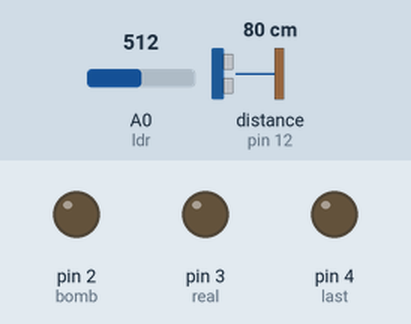
A sketch run on a simulated Arduino Uno, built with avr-gcc and run on an emulated ATmega328P. On the bench: output pins drawn as LEDs (lit = HIGH). Wiring (inferred from the names in the program): ultrasonic range finder: trigger pin 13; echo pin 12. The test bench sets the inputs (shaded band); at power-on: A0 (ldr) = 512, distance to the obstacle (sensor on pin 12) 80 cm. The echo pulse lasts 58.3 µs per cm; pins used as bus, display or sensor lines are not drawn.

Above: at 1.2 s.
1.3 s: A0 (ldr) set to 11
2.8 s: A0 (ldr) set to 8
At 3.7 s:
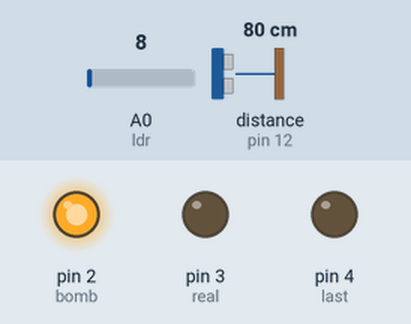
4.3 s: distance to the obstacle (sensor on pin 12) set to 13 cm
5.8 s: distance to the obstacle (sensor on pin 12) set to 10 cm
At 7.0 s:
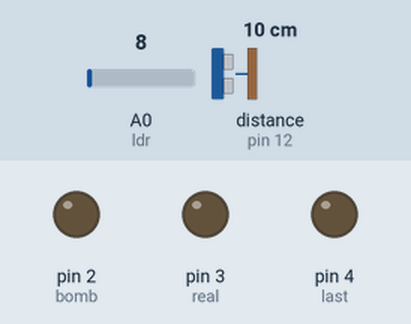
7.3 s: distance to the obstacle (sensor on pin 12) set to 18 cm
At 8.2 s:
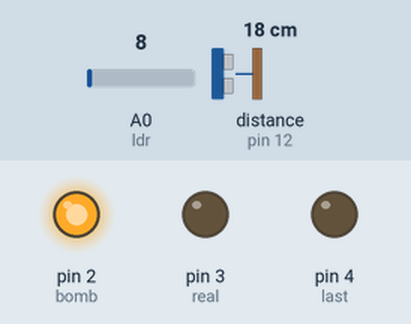
8.8 s: distance to the obstacle (sensor on pin 12) set to 2 cm
At 9.3 s:
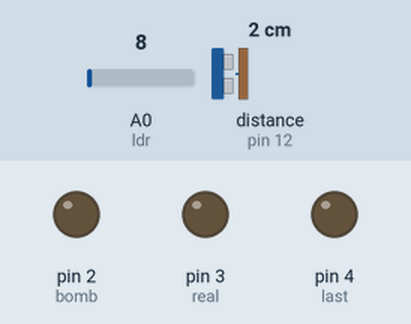
Timing chart, 0 to 11.3 s (numbered marks = the images above; inputs shaded):
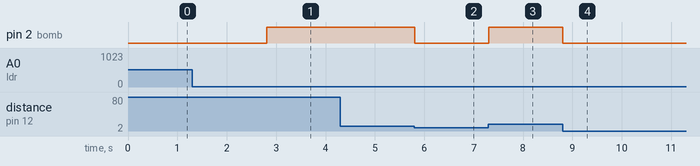

The sketch:

endsturi.ino
```cpp
const int trig= 13;
const int echo= 12;
const int bomb= 2;
const int real= 3;
const int last= 4;


int ldr=A0;
int mut;
int la =1000;
int sure;
int mesafe;
int esk=0;
void setup() {
  // put your setup code here, to run once:
pinMode(trig, OUTPUT);
pinMode(echo, INPUT);
pinMode(bomb, OUTPUT);
pinMode(real, OUTPUT);
pinMode(last, OUTPUT);
Serial.begin(9600);
}

void loop() {
mut =analogRead(ldr);
//if( mut<10)
//{digitalWrite(last, HIGH);
//}
//else
//digitalWrite(last, LOW);

la=mut;

  digitalWrite(trig, HIGH);
  delayMicroseconds(1000);
  digitalWrite(trig, LOW);
  sure = pulseIn(echo, HIGH);
  mesafe = (sure/2)/28.5;
  // put your main code here, to run repeatedly:
//Serial.println(mesafe);
//Serial.print("test");
if (mesafe!=esk && mut<10)
{
  digitalWrite(real, HIGH);

  }
  else
      {//delay(500);
  digitalWrite(real, LOW);
        }

esk=mesafe;

if (mesafe > 10  && mut<10)
{
  digitalWrite(bomb, HIGH);
 // delay(150);


}
else
 digitalWrite(bomb, LOW);
//else if (mesafe < 25)
// { digitalWrite(bomb, HIGH);
//  delay(320);
//   digitalWrite(bomb, LOW);
//
//}
//else if (mesafe <= 50)
// { digitalWrite(bomb, HIGH);
//  delay(500);
//   digitalWrite(bomb, LOW);
//
//}
//else if (mesafe <= 100)
// { digitalWrite(bomb, HIGH);
//  delay(1000);
//   digitalWrite(bomb, LOW);
//
//}


}
```

Measured:
- the behaviour switches between 10 and 9 on A0 (ldr) (found by bisection; images 0 and 1)
- the behaviour switches between 12 and 11 cm on distance to the obstacle (sensor on pin 12) (found by bisection; images 1 and 2)
- after the input at 1.3 s, every drawn part: stays the same
- after the input at 2.8 s, pin 2 (bomb): LOW → HIGH at once
- after the input at 5.8 s, pin 2 (bomb): HIGH → LOW at once
- after the input at 7.3 s, pin 2 (bomb): LOW → HIGH at once
- after the input at 8.8 s, pin 2 (bomb): HIGH → LOW at once
